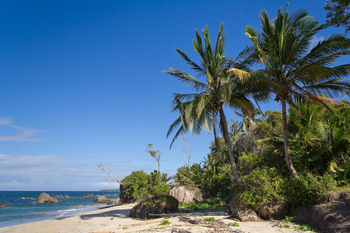
#> input picture images/beach.png, 350 x 233 px
$ python color_histogram.py --image images/beach.png
#> lines starting #> are read from the running program, lines starting #| are printed output that depends on the picture
from __future__ import print_function
from matplotlib import pyplot as plt
import numpy as np
import argparse
import cv2

ap = argparse.ArgumentParser()
ap.add_argument("-i", "--image", required = True, help = "Path to the image")
args = vars(ap.parse_args())

image = cv2.imread(args["image"])
#> image is the input picture: shape (233, 350, 3); mean B, G, R 136, 110.4, 78.6
cv2.imshow("Original", image)

chans = cv2.split(image)
colors = ("b", "g", "r")
plt.figure()
plt.title("'Flattened' Color Histogram")
plt.xlabel("Bins")
plt.ylabel("# of Pixels")

for (chan, color) in zip(chans, colors):
    hist = cv2.calcHist([chan], [0], None, [256], [0, 256])
    plt.plot(hist, color = color)
    plt.xlim([0, 256])
#> this loop made 3 passes
#> color on passes 1 to 3: 'b', 'g', 'r'

fig = plt.figure()

ax = fig.add_subplot(131)
hist = cv2.calcHist([chans[1], chans[0]], [0, 1], None,
    [32, 32], [0, 256, 0, 256])
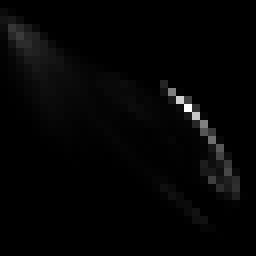
#> hist: shape (32, 32) float32 (shown 8 times larger); min 0, max 4300, mean 79.6; drawn with min black and max white
p = ax.imshow(hist, interpolation = "nearest")
ax.set_title("2D Color Histogram for G and B")
plt.colorbar(p)

ax = fig.add_subplot(132)
hist = cv2.calcHist([chans[1], chans[2]], [0, 1], None,
    [32, 32], [0, 256, 0, 256])
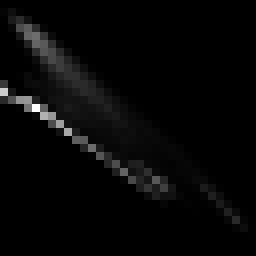
#> hist: shape (32, 32) float32 (shown 8 times larger); min 0, max 2800, mean 79.6; drawn with min black and max white
p = ax.imshow(hist, interpolation = "nearest")
ax.set_title("2D Color Histogram for G and B")
plt.colorbar(p)

ax = fig.add_subplot(133)
hist = cv2.calcHist([chans[0], chans[2]], [0, 1], None,
    [32, 32], [0, 256, 0, 256])
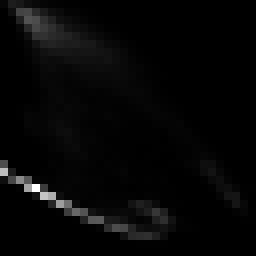
#> hist: shape (32, 32) float32 (shown 8 times larger); min 0, max 2991, mean 79.6; drawn with min black and max white
p = ax.imshow(hist, interpolation = "nearest")
ax.set_title("2D Color Histogram for B and R")
plt.colorbar(p)

print("2D histogram shape: {}, with {} values".format(
    hist.shape, hist.flatten().shape[0]
))
#| 2D histogram shape: (32, 32), with 1024 values

hist = cv2.calcHist([image], [0, 1, 2],
    None, [8, 8, 8], [0, 256, 0, 256, 0, 256])
print("3D histogram shape: {}, with {} values".format(
    hist.shape, hist.flatten().shape[0]))
#| 3D histogram shape: (8, 8, 8), with 512 values

plt.show()
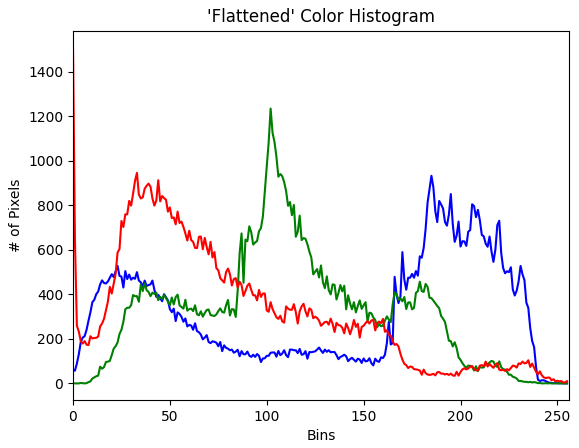
#> figure drawn by matplotlib, 1 panel; curve peaks at x = 185, y = 933; curve peaks at x = 102, y = 1235; curve peaks at x = 0, y = 1510
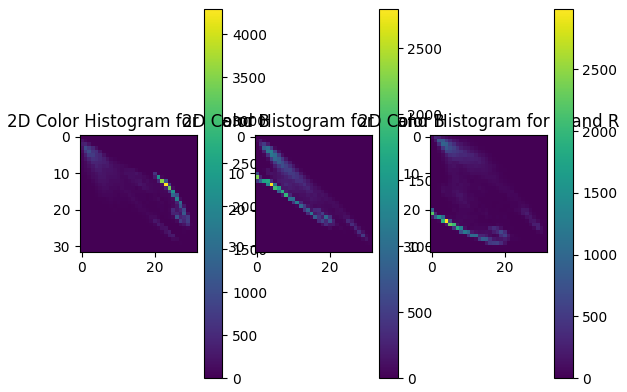
#> figure drawn by matplotlib, 6 panels

$ run again, on images/wave.png
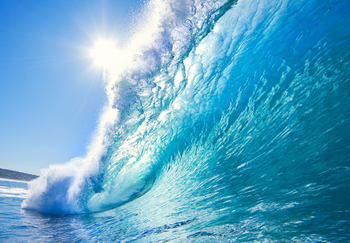
#> input picture images/wave.png, 350 x 243 px
#> image is the input picture: shape (243, 350, 3); mean B, G, R 199.1, 166.5, 93.5
#> the loop `for (chan, color) in zip(chans, colors):` made 3 passes
#> color on passes 1 to 3: 'b', 'g', 'r'
#> `hist = cv2.calcHist([chans[0], chans[2]], [0, 1], None, [32, 32], [0, ..`:
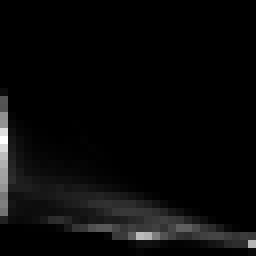
#> hist: shape (32, 32) float32 (shown 8 times larger); min 0, max 2330, mean 83.1; drawn with min black and max white
#| 2D histogram shape: (32, 32), with 1024 values
#| 3D histogram shape: (8, 8, 8), with 512 values
#> `plt.show()`:
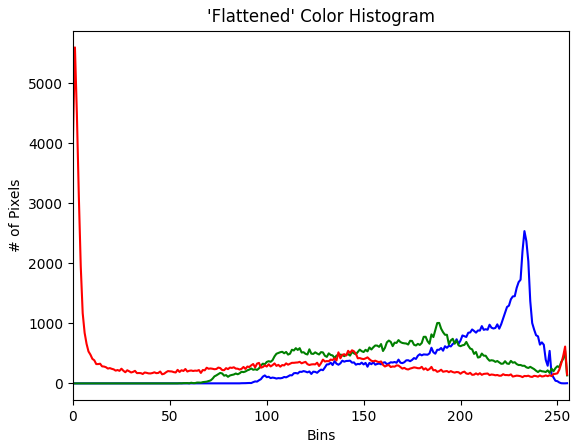
#> figure drawn by matplotlib, 1 panel; curve peaks at x = 233, y = 2538; curve peaks at x = 189, y = 1008; curve peaks at x = 1, y = 5600
